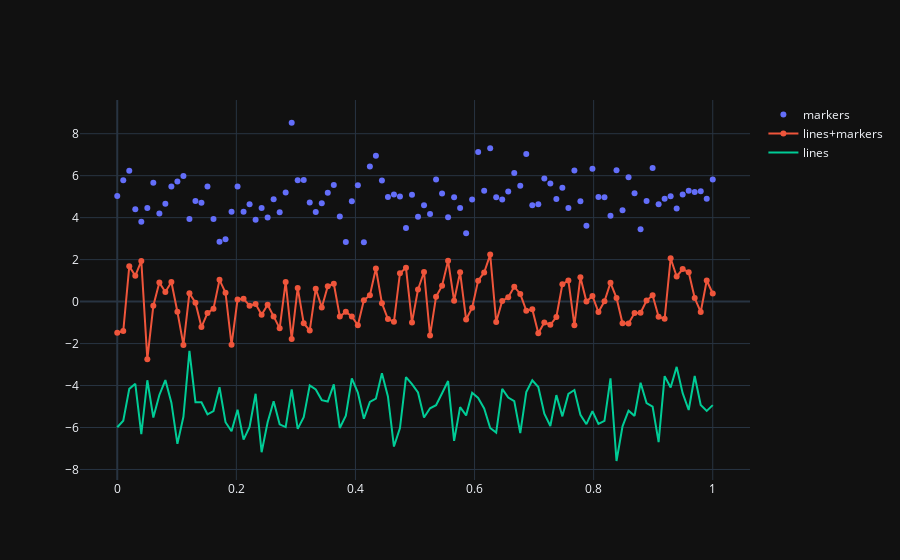

The notebook cell saved with this chart:
### Code cell
N = 100
random_x = np.linspace(0, 1, N)
random_y0 = np.random.randn(N) + 5
random_y1 = np.random.randn(N)
random_y2 = np.random.randn(N) - 5

fig4 = go.Figure()
# Add traces
fig4.add_trace(go.Scatter(x=random_x, y=random_y0,
                    mode='markers',
                    name='markers'))
fig4.add_trace(go.Scatter(x=random_x, y=random_y1,
                    mode='lines+markers',
                    name='lines+markers'))
fig4.add_trace(go.Scatter(x=random_x, y=random_y2,
                    mode='lines',
                    name='lines'))

fig4.update_layout(template='plotly_dark')
fig4.show()
